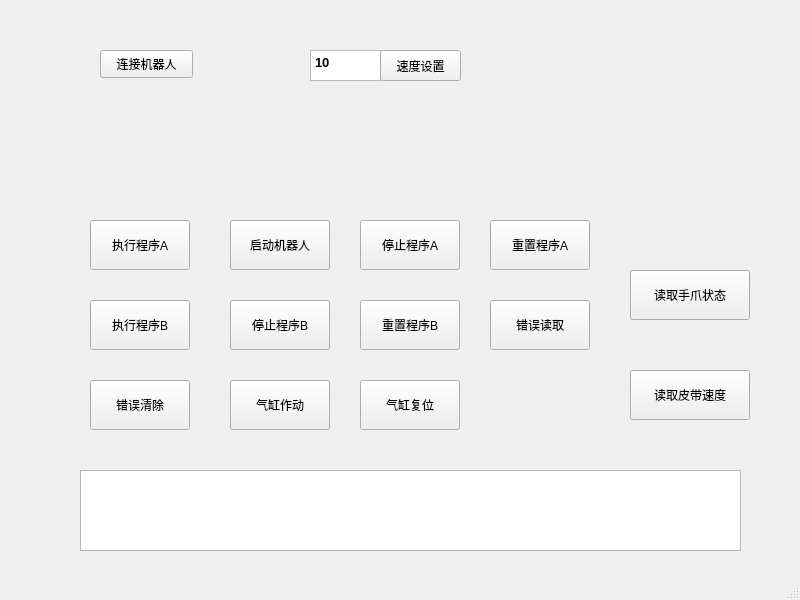
<?xml version="1.0" encoding="UTF-8"?>
<ui version="4.0">
 <class>MainWindow</class>
 <widget class="QMainWindow" name="MainWindow">
  <property name="geometry">
   <rect>
    <x>0</x>
    <y>0</y>
    <width>800</width>
    <height>600</height>
   </rect>
  </property>
  <property name="windowTitle">
   <string>MainWindow</string>
  </property>
  <widget class="QWidget" name="centralwidget">
   <widget class="QPushButton" name="stop_2">
    <property name="geometry">
     <rect>
      <x>230</x>
      <y>300</y>
      <width>100</width>
      <height>50</height>
     </rect>
    </property>
    <property name="text">
     <string>停止程序B</string>
    </property>
   </widget>
   <widget class="QPushButton" name="run_2">
    <property name="geometry">
     <rect>
      <x>90</x>
      <y>300</y>
      <width>100</width>
      <height>50</height>
     </rect>
    </property>
    <property name="text">
     <string>执行程序B</string>
    </property>
   </widget>
   <widget class="QPushButton" name="reset_1">
    <property name="geometry">
     <rect>
      <x>490</x>
      <y>220</y>
      <width>100</width>
      <height>50</height>
     </rect>
    </property>
    <property name="text">
     <string>重置程序A</string>
    </property>
   </widget>
   <widget class="QPushButton" name="stop_1">
    <property name="geometry">
     <rect>
      <x>360</x>
      <y>220</y>
      <width>100</width>
      <height>50</height>
     </rect>
    </property>
    <property name="text">
     <string>停止程序A</string>
    </property>
   </widget>
   <widget class="QPushButton" name="reset_2">
    <property name="geometry">
     <rect>
      <x>360</x>
      <y>300</y>
      <width>100</width>
      <height>50</height>
     </rect>
    </property>
    <property name="text">
     <string>重置程序B</string>
    </property>
   </widget>
   <widget class="QTextEdit" name="read">
    <property name="geometry">
     <rect>
      <x>80</x>
      <y>470</y>
      <width>661</width>
      <height>81</height>
     </rect>
    </property>
    <property name="html">
     <string>&lt;!DOCTYPE HTML PUBLIC &quot;-//W3C//DTD HTML 4.0//EN&quot; &quot;http://www.w3.org/TR/REC-html40/strict.dtd&quot;&gt;
&lt;html&gt;&lt;head&gt;&lt;meta name=&quot;qrichtext&quot; content=&quot;1&quot; /&gt;&lt;style type=&quot;text/css&quot;&gt;
p, li { white-space: pre-wrap; }
&lt;/style&gt;&lt;/head&gt;&lt;body style=&quot; font-family:'SimSun'; font-size:9pt; font-weight:400; font-style:normal;&quot;&gt;
&lt;p style=&quot;-qt-paragraph-type:empty; margin-top:0px; margin-bottom:0px; margin-left:0px; margin-right:0px; -qt-block-indent:0; text-indent:0px;&quot;&gt;&lt;br /&gt;&lt;/p&gt;&lt;/body&gt;&lt;/html&gt;</string>
    </property>
   </widget>
   <widget class="QPushButton" name="run_1">
    <property name="geometry">
     <rect>
      <x>90</x>
      <y>220</y>
      <width>100</width>
      <height>50</height>
     </rect>
    </property>
    <property name="text">
     <string>执行程序A</string>
    </property>
    <property name="iconSize">
     <size>
      <width>20</width>
      <height>20</height>
     </size>
    </property>
    <property name="autoRepeatDelay">
     <number>300</number>
    </property>
   </widget>
   <widget class="QPushButton" name="run_reboot">
    <property name="geometry">
     <rect>
      <x>230</x>
      <y>220</y>
      <width>100</width>
      <height>50</height>
     </rect>
    </property>
    <property name="text">
     <string>启动机器人</string>
    </property>
   </widget>
   <widget class="QPushButton" name="connect_reboot">
    <property name="geometry">
     <rect>
      <x>100</x>
      <y>50</y>
      <width>93</width>
      <height>28</height>
     </rect>
    </property>
    <property name="text">
     <string>连接机器人</string>
    </property>
   </widget>
   <widget class="QTextEdit" name="input_v">
    <property name="geometry">
     <rect>
      <x>310</x>
      <y>50</y>
      <width>71</width>
      <height>31</height>
     </rect>
    </property>
    <property name="html">
     <string>&lt;!DOCTYPE HTML PUBLIC &quot;-//W3C//DTD HTML 4.0//EN&quot; &quot;http://www.w3.org/TR/REC-html40/strict.dtd&quot;&gt;
&lt;html&gt;&lt;head&gt;&lt;meta name=&quot;qrichtext&quot; content=&quot;1&quot; /&gt;&lt;style type=&quot;text/css&quot;&gt;
p, li { white-space: pre-wrap; }
&lt;/style&gt;&lt;/head&gt;&lt;body style=&quot; font-family:'SimSun'; font-size:9pt; font-weight:400; font-style:normal;&quot;&gt;
&lt;p style=&quot; margin-top:0px; margin-bottom:0px; margin-left:0px; margin-right:0px; -qt-block-indent:0; text-indent:0px;&quot;&gt;&lt;span style=&quot; font-size:10pt; font-weight:600;&quot;&gt;10&lt;/span&gt;&lt;/p&gt;&lt;/body&gt;&lt;/html&gt;</string>
    </property>
   </widget>
   <widget class="QPushButton" name="set_v">
    <property name="geometry">
     <rect>
      <x>380</x>
      <y>50</y>
      <width>81</width>
      <height>31</height>
     </rect>
    </property>
    <property name="text">
     <string>速度设置</string>
    </property>
   </widget>
   <widget class="QPushButton" name="clean_err">
    <property name="geometry">
     <rect>
      <x>90</x>
      <y>380</y>
      <width>100</width>
      <height>50</height>
     </rect>
    </property>
    <property name="text">
     <string>错误清除</string>
    </property>
   </widget>
   <widget class="QPushButton" name="read_err">
    <property name="geometry">
     <rect>
      <x>490</x>
      <y>300</y>
      <width>100</width>
      <height>50</height>
     </rect>
    </property>
    <property name="text">
     <string>错误读取</string>
    </property>
   </widget>
   <widget class="QPushButton" name="read_belt">
    <property name="geometry">
     <rect>
      <x>630</x>
      <y>370</y>
      <width>120</width>
      <height>50</height>
     </rect>
    </property>
    <property name="text">
     <string>读取皮带速度</string>
    </property>
   </widget>
   <widget class="QPushButton" name="read_gripper">
    <property name="geometry">
     <rect>
      <x>630</x>
      <y>270</y>
      <width>120</width>
      <height>50</height>
     </rect>
    </property>
    <property name="text">
     <string>读取手爪状态</string>
    </property>
   </widget>
   <widget class="QPushButton" name="run_cylinder">
    <property name="geometry">
     <rect>
      <x>230</x>
      <y>380</y>
      <width>100</width>
      <height>50</height>
     </rect>
    </property>
    <property name="text">
     <string>气缸作动</string>
    </property>
   </widget>
   <widget class="QPushButton" name="reset_cylinder">
    <property name="geometry">
     <rect>
      <x>360</x>
      <y>380</y>
      <width>100</width>
      <height>50</height>
     </rect>
    </property>
    <property name="text">
     <string>气缸复位</string>
    </property>
   </widget>
  </widget>
  <widget class="QMenuBar" name="menubar">
   <property name="geometry">
    <rect>
     <x>0</x>
     <y>0</y>
     <width>800</width>
     <height>26</height>
    </rect>
   </property>
  </widget>
  <widget class="QStatusBar" name="statusbar"/>
 </widget>
 <tabstops>
  <tabstop>input_v</tabstop>
  <tabstop>run_2</tabstop>
  <tabstop>reset_2</tabstop>
  <tabstop>stop_2</tabstop>
  <tabstop>read</tabstop>
  <tabstop>set_v</tabstop>
  <tabstop>connect_reboot</tabstop>
  <tabstop>stop_1</tabstop>
  <tabstop>reset_1</tabstop>
  <tabstop>run_reboot</tabstop>
  <tabstop>run_1</tabstop>
  <tabstop>clean_err</tabstop>
 </tabstops>
 <resources/>
 <connections/>
</ui>
